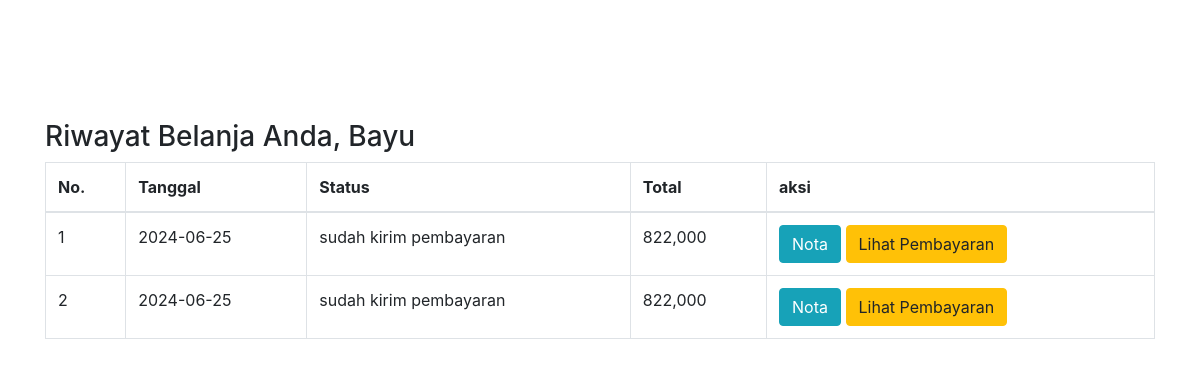
The page /riwayat.php (signed in) on the database its author committed.
### tables this page shows
CREATE TABLE `pembelian` (
  `id_pembelian` int(11) NOT NULL,
  `id_pelanggan` int(11) NOT NULL,
  `id_ongkir` int(6) NOT NULL,
  `tgl_pembelian` date NOT NULL,
  `total_pembelian` int(11) NOT NULL,
  `nama_kota` varchar(100) NOT NULL,
  `tarif` int(11) NOT NULL,
  `alamat_pengiriman` text NOT NULL,
  `status_pembelian` varchar(100) NOT NULL DEFAULT 'pending',
  `resi_pengiriman` varchar(50) NOT NULL
);

### riwayat.php (the view, shortened to what this page needs)
<?php
include 'koneksi.php';
?>
<!DOCTYPE html>
<html>
<head>
    <link rel="stylesheet" href="https://stackpath.bootstrapcdn.com/bootstrap/4.3.1/css/bootstrap.min.css">
    <link rel="stylesheet" type="text/css" href="fontawesome/css/all.min.css">
    <link rel="stylesheet" type="text/css" href="style.css">
</head>
<body>
  <section class="riwayat" style="margin-top: 10%;">
  	<div class="container">
  		<h3>Riwayat Belanja Anda, <?php echo $_SESSION ["pelanggan"]["nama_pelanggan"]  ?></h3>
  		<table class="table table-bordered">
  			<thead>
  				<tr>
	  				<th>No.</th>
	  				<th>Tanggal</th>
	  				<th>Status</th>
	  				<th>Total</th>
	  				<th>aksi</th>
  				</tr>
  			</thead>
			  <tbody>
        <?php $nomor = 1; ?>
        <?php
          $id_pelanggan = $_SESSION["pelanggan"]["id_pelanggan"];
          $ambil = $koneksi->query("SELECT * FROM pembelian WHERE id_pelanggan='$id_pelanggan' ORDER BY tgl_pembelian DESC");
          while ($pecah = $ambil->fetch_assoc()) {
        ?>
          <tr>
            <td><?php echo $nomor; ?></td>
            <td><?php echo $pecah["tgl_pembelian"]; ?></td>
            <td>
              <?php echo $pecah["status_pembelian"]; ?><br>
            </td>
            <td><?php echo number_format($pecah["total_pembelian"]); ?></td>
            <td>
              <a href="nota.php?id=<?php echo $pecah["id_pembelian"]; ?>" class="btn btn-info">Nota</a>
              <?php if ($pecah['status_pembelian'] == "pending"): ?>
                <a href="pembayaran.php?id=<?php echo $pecah["id_pembelian"]; ?>" class="btn btn-success">Konfirmasi Pembayaran</a>
              <?php else: ?>
                <a href="lihat_pembayaran.php?id=<?php echo $pecah["id_pembelian"]; ?>" class="btn btn-warning">Lihat Pembayaran</a>
              <?php endif ?>
            </td>
          </tr>
        <?php $nomor++; ?>
        <?php } ?>
      </tbody>
    </table>
  </div>
</section>
</body>
</html>

### rows shown on the page
pembelian: tgl_pembelian "2024-06-25", status_pembelian "sudah kirim pembayaran", total_pembelian "822,000"
pembelian: tgl_pembelian "2024-06-25", status_pembelian "sudah kirim pembayaran", total_pembelian "822,000"

### other values the page prints
$_SESSION ["pelanggan"]["nama_pelanggan"] "Bayu"
